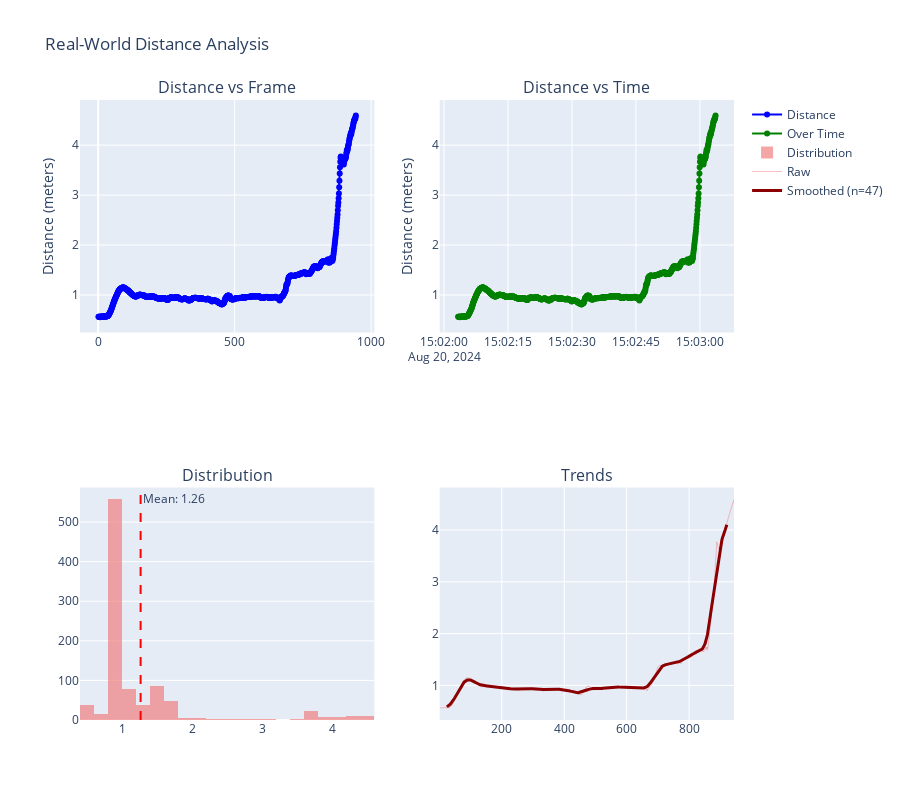

The code cell stored with this chart in its notebook:
### Code cell
from utils.sonar_visualization import plot_distance_analysis
plot_distance_analysis(net_analysis_results, "Real-World Distance Analysis")

### Figure 1 — Plotly figure (JSON) as saved in the notebook; plotly's stock layout.template omitted (floating-point values rounded to 4 significant figures; data arrays with more than 128 entries replaced by an {"elided": "..."} marker saying what was removed)
{"data": [{"line": {"color": "blue"}, "mode": "lines+markers", "name": "Distance", "type": "scatter", "x": {"elided": "944 int values"}, "xaxis": "x", "y": {"elided": "944 float values"}, "yaxis": "y"}, {"line": {"color": "green"}, "mode": "lines+markers", "name": "Over Time", "type": "scatter", "x": {"elided": "944 str values"}, "xaxis": "x2", "y": {"elided": "944 float values"}, "yaxis": "y2"}, {"marker": {"color": "lightcoral"}, "name": "Distribution", "nbinsx": 30, "opacity": 0.7, "type": "histogram", "x": {"elided": "944 float values"}, "xaxis": "x3", "yaxis": "y3"}, {"line": {"color": "lightcoral", "width": 1}, "mode": "lines", "name": "Raw", "opacity": 0.5, "type": "scatter", "x": {"elided": "944 int values"}, "xaxis": "x4", "y": {"elided": "944 float values"}, "yaxis": "y4"}, {"line": {"color": "darkred", "width": 3}, "mode": "lines", "name": "Smoothed (n=47)", "type": "scatter", "x": {"elided": "944 int values"}, "xaxis": "x4", "y": {"elided": "944 float values"}, "yaxis": "y4"}], "layout": {"annotations": [{"font": {"size": 16}, "showarrow": false, "text": "Distance vs Frame", "x": 0.225, "xanchor": "center", "xref": "paper", "y": 1, "yanchor": "bottom", "yref": "paper"}, {"font": {"size": 16}, "showarrow": false, "text": "Distance vs Time", "x": 0.775, "xanchor": "center", "xref": "paper", "y": 1, "yanchor": "bottom", "yref": "paper"}, {"font": {"size": 16}, "showarrow": false, "text": "Distribution", "x": 0.225, "xanchor": "center", "xref": "paper", "y": 0.375, "yanchor": "bottom", "yref": "paper"}, {"font": {"size": 16}, "showarrow": false, "text": "Trends", "x": 0.775, "xanchor": "center", "xref": "paper", "y": 0.375, "yanchor": "bottom", "yref": "paper"}, {"showarrow": false, "text": "Mean: 1.26", "x": 1.265, "xanchor": "left", "xref": "x3", "y": 1, "yanchor": "top", "yref": "y3 domain"}], "height": 800, "shapes": [{"line": {"color": "red", "dash": "dash"}, "type": "line", "x0": 1.265, "x1": 1.265, "xref": "x3", "y0": 0, "y1": 1, "yref": "y3 domain"}], "showlegend": true, "title": {"text": "Real-World Distance Analysis"}, "xaxis": {"anchor": "y", "domain": [0, 0.45]}, "xaxis2": {"anchor": "y2", "domain": [0.55, 1]}, "xaxis3": {"anchor": "y3", "domain": [0, 0.45]}, "xaxis4": {"anchor": "y4", "domain": [0.55, 1]}, "yaxis": {"anchor": "x", "domain": [0.625, 1], "title": {"text": "Distance (meters)"}}, "yaxis2": {"anchor": "x2", "domain": [0.625, 1], "title": {"text": "Distance (meters)"}}, "yaxis3": {"anchor": "x3", "domain": [0, 0.375]}, "yaxis4": {"anchor": "x4", "domain": [0, 0.375]}}}
